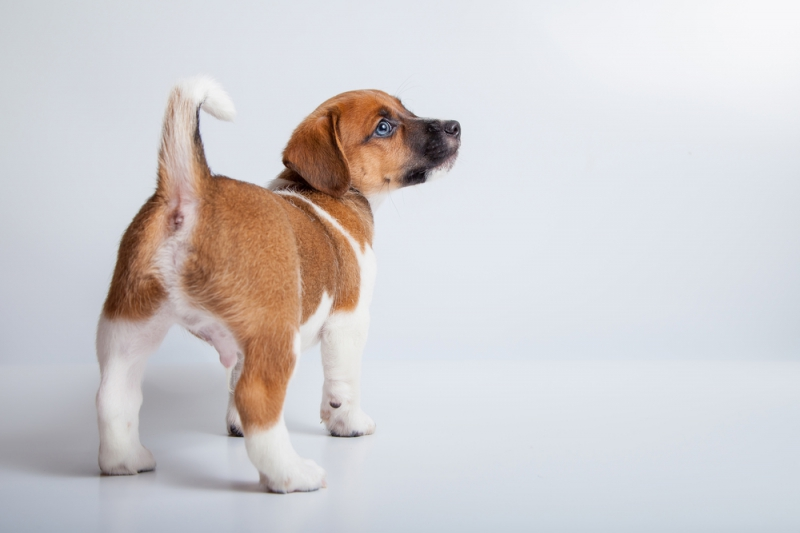
#> input picture dog.jpg, 800 x 533 px
$ python snaketest.py   (older library calls are emulated)
#> lines starting #> are read from the running program, lines starting #| are printed output that depends on the picture; after the words box and inside, x2 and y2 are one past the last pixel; in counts of white or black regions, pixels touching at a corner belong together
"""
ref : https://www.crisluengo.net/archives/217
authorized lee jooyong
2018.12.23
"""
import numpy as np
import matplotlib.pyplot as plt
import cv2

DEBUG_SHOW = True
alpha = 0.001
beta = 0.4
gamma = 10
iterations = 50


def _get_circle_img():
    W = 200
    H = 200
    img = np.ones([H,W], dtype=np.uint8) * 150
    ctr_x = 140
    ctr_y = 100
    radius = 50

    radius_2 = radius * radius

    mx,my = np.meshgrid(np.arange(W),np.arange(H))
    dist = np.power((my - ctr_y),2) +np.power((mx - ctr_x),2)

    img[dist<=radius_2] = 50
    return img
def _add_noise_to_img(img, m=0,std=10):
    randimg = np.random.normal(m, std, img.shape)
    img = img + randimg.astype(np.uint8)
    return img

def _get_initial_snake(op='line',drawop=False):
    if op == 'circle':
        ctr_x = 250
        ctr_y = 215
        radius = 180
        theta = np.linspace(0,2*np.pi,100)
        x = ctr_x + radius*np.cos(theta)
        y = ctr_y + radius*np.sin(theta)
    elif op == 'arc':
        theta = np.linspace(np.pi/2,np.pi*1.5,10)
        x = 100+60*np.cos(theta)
        y = 100+60*np.sin(theta)
    elif op == 'line':
        x = np.linspace(100,200,100)
        y = 800 - 3*x

    if drawop:
        plt.plot(x,y,'g')
    return x,y
def grad_mag(fimg):
    img = fimg.copy().astype(np.float64)
    img = cv2.GaussianBlur(img, (5, 5), 0)
    sobelx = cv2.Sobel(img, cv2.CV_64F, 1, 0, ksize=3)
    sobely = cv2.Sobel(img, cv2.CV_64F, 0, 1, ksize=3)
    sobel_mag = np.abs(sobelx) + np.abs(sobely)
    sobel_mag = sobel_mag / 2
    sobel_inv = sobel_mag
    return sobel_inv, sobelx, sobely

def get_quiver(fx, fy, mu,iter = 50):
    u = fx.copy()
    v = fy.copy()

    fx2 = np.power(fx,2)
    fy2 = np.power(fy,2)
    sqrMag = fx2 + fy2
    dt = 1
    """
    Solve the differential equation iteratively
    Diffusion function being implemented is from the paper Snakes, Shapes and Gradient Vector FLow
    by Chenyang Xu and Jerry L Prince
    u = u + mu * del2(u) -(u - fx) * (fx2 + fy2);
    v = v + mu * del2(v) - (v - fy) * (fx2 + fy2);
    """
    for cnt in range(iter):
        gradX = cv2.Laplacian(u, cv2.CV_64F, ksize=1, borderType=cv2.BORDER_REFLECT )
        gradY = cv2.Laplacian(v, cv2.CV_64F, ksize=1, borderType=cv2.BORDER_REFLECT)

        u_term2 = (u - fx ) * sqrMag
        v_term2 = (v - fy) * sqrMag

        u = u + dt * (mu * gradX - u_term2)
        v = v + dt * (mu * gradY - v_term2)

    return u,v
def normalize_mag(x,y):
    mag = np.power(x,2) + np.power(y,2)
    mag = np.sqrt(mag)
    mag[mag==0.] = 1.
    x = x / mag
    y = y / mag
    # x[mag==0.] = 0
    # y[mag==0.] = 0
    return x, y


def get_external_force_matrix(N):
    # N = init_x.shape[0]
    a = gamma*(2*alpha+6*beta)+1
    b = gamma*(-alpha-4*beta)
    c = gamma*beta

    P = np.diag(np.ones(N)*a)

    P = P + np.diag(np.ones(N-1)*b, 1) + np.diag(np.ones(1)*b, -N+1)
    P = P + np.diag(np.ones(N-1)*b,-1) + np.diag(np.ones(1)*b,  N-1)
    P = P + np.diag(np.ones(N-2)*c, 2) + np.diag(np.ones(2)*c, -N+2)
    P = P + np.diag(np.ones(N-2)*c,-2) + np.diag(np.ones(2)*c,  N-2)

    # [4 lines of commented-out code are left out]

    mP = np.matrix(P)
    P = np.array(mP.I)
    return P
def get_vector_from_img(imgs,pts):
    """
    :param volumes: 2d image data
    :param pts: extract points... N X 3 [x,y]
    :return: using interpolation, return value from float points(pts)
    """
    from scipy.interpolate import RegularGridInterpolator
    x = np.linspace(0,imgs.shape[1],imgs.shape[1])
    y = np.linspace(0, imgs.shape[0],imgs.shape[0])
    interpolating_function = RegularGridInterpolator((y, x), imgs)
    return interpolating_function(pts)
def _get_test_sample_img():
    testfile = 'dog.jpg'
    import os
    if os.path.isfile(testfile):
        return cv2.imread(testfile, cv2.IMREAD_GRAYSCALE)
    else:
        img = _get_circle_img()
        return _add_noise_to_img(img)

def test_snake_actie_contour():


    img = _get_test_sample_img()

    init_x, init_y = _get_initial_snake()

    P = get_external_force_matrix(init_x.shape[0])

    x = init_x
    y = init_y

    dnoise_img = cv2.GaussianBlur(img,(3,3),0)
    edges = cv2.Canny(dnoise_img, 50,100)
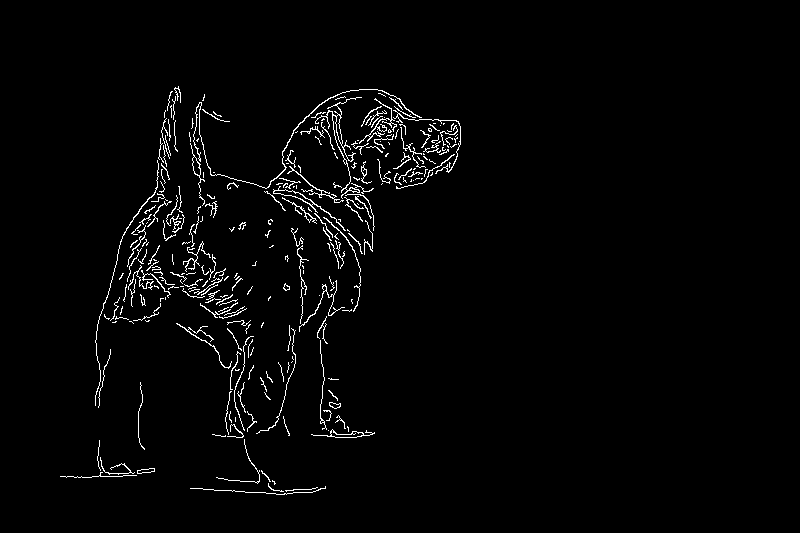
#> edges: shape (533, 800); 2.1% white in thin lines or dots, all inside (x1, y1, x2, y2) = (60, 86, 461, 495)

    edges = 255 - edges
    distancemap = cv2.distanceTransform(edges,  cv2.DIST_L2, cv2.DIST_MASK_PRECISE)
    distancemap = distancemap / distancemap.max()
    distancemap = 1 - distancemap

    _, gradx, grady = grad_mag(distancemap)

    gradx, grady = normalize_mag(gradx,grady)
#> in normalize_mag, `mag[mag==0.] = 1.`: mag: shape (533, 800) float64; min 1.49e-08, max 1, mean 0.0173
    # compute diffusion
    u, v = get_quiver(gradx,grady,0.1)
#> in get_quiver, `fx2 = np.power(fx,2)`:
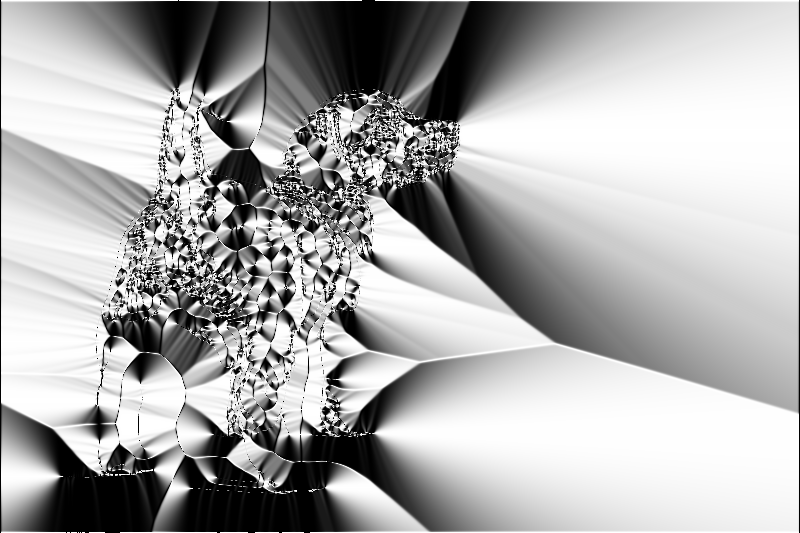
#> fx2: shape (533, 800) float64; min 0, max 1, mean 0.678
#> in get_quiver, `fy2 = np.power(fy,2)`:
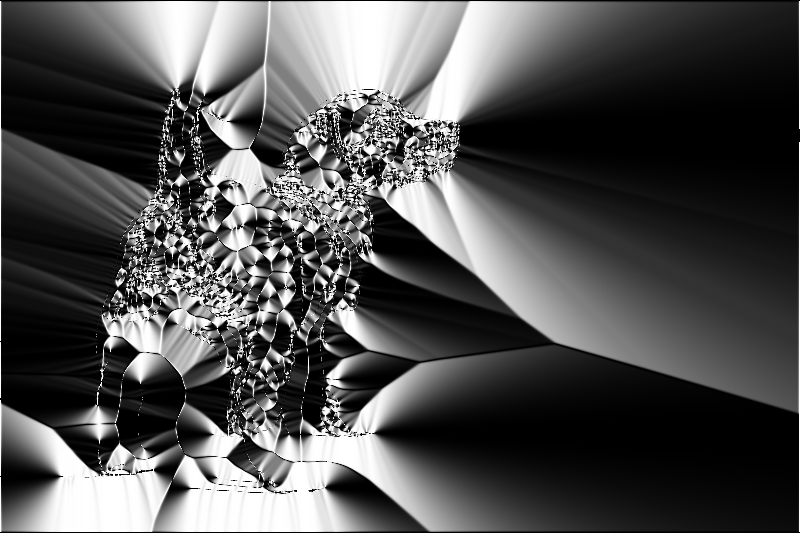
#> fy2: shape (533, 800) float64; min 0, max 1, mean 0.321
#> in get_quiver, `sqrMag = fx2 + fy2`:
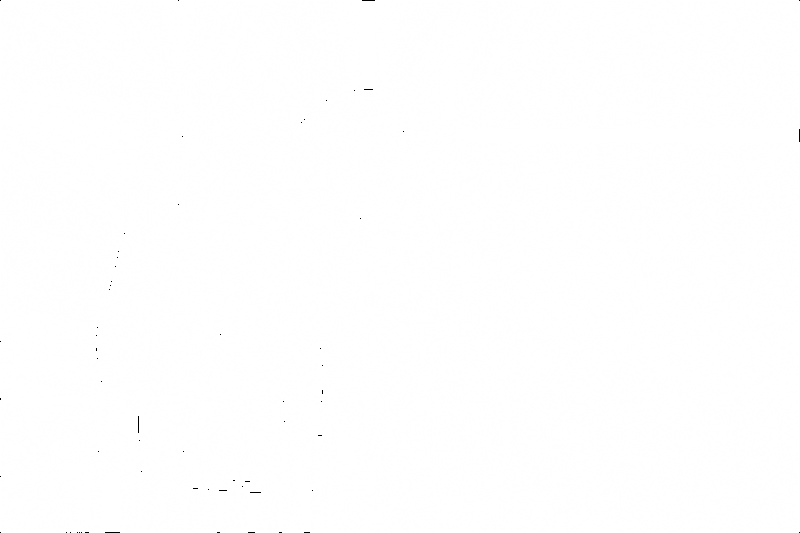
#> sqrMag: shape (533, 800) float64; min 0, max 1, mean 1
#> the loop in get_quiver, `for cnt in range(iter):` made 50 passes
#> pass 1, in get_quiver, `gradX = cv2.Laplacian(u, cv2.CV_64F, ksize=1, borderType=cv2.BORDER_RE..`:
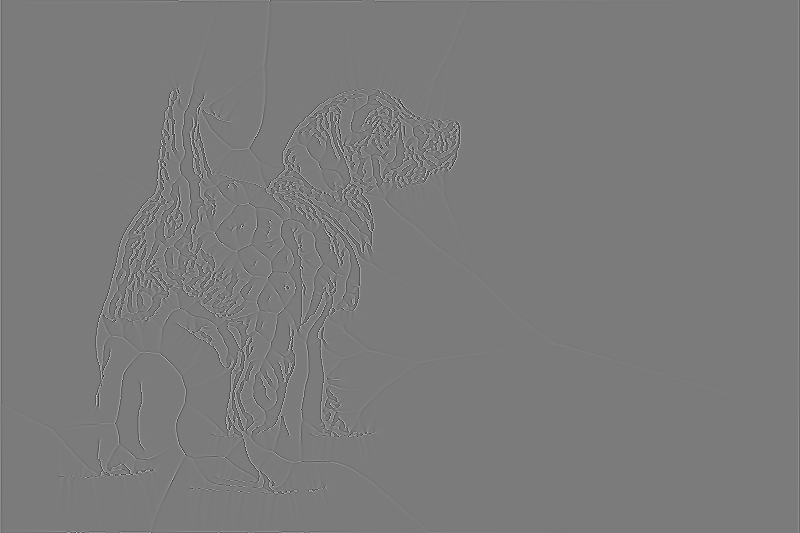
#> gradX: shape (533, 800) float64; min -5.97, max 6.33, mean -9.17e-20; drawn with min black and max white

    gridx,gridy = np.meshgrid(np.arange(u.shape[1]),np.arange(u.shape[0]))

    if DEBUG_SHOW:
        DT = 10
        fig = plt.figure()
        ax1 = fig.add_subplot(221)
        ax2 = fig.add_subplot(222)
        ax3 = fig.add_subplot(223)
        ax1.imshow(img,cmap='gray')
        ax1.plot(x, y, 'b')
        ax1.quiver(gridx[::DT,::DT], gridy[::DT,::DT], u[::DT,::DT], v[::DT,::DT],pivot='mid', units='inches')

        ax2.imshow(distancemap)


    for ii in range(iterations):
       coords = np.stack([y,x],axis=1)

       ex_u = get_vector_from_img(u,np.array(coords))
       ex_v = get_vector_from_img(v, np.array(coords))

       x = np.matmul(P, x + gamma * ex_u)
       y = np.matmul(P, y + gamma * ex_v)

       # if DEBUG_SHOW :
       if ii % 5 == 0:
           # ax3.imshow(img,cmap='gray')
           # ax3.plot(x,y,'b')
           plt.imshow(img,cmap='gray')
           plt.plot(x,y,'b')
           plt.show()
#> this loop made 50 passes
#> pass 1, in test_snake_actie_contour, `plt.show()`:
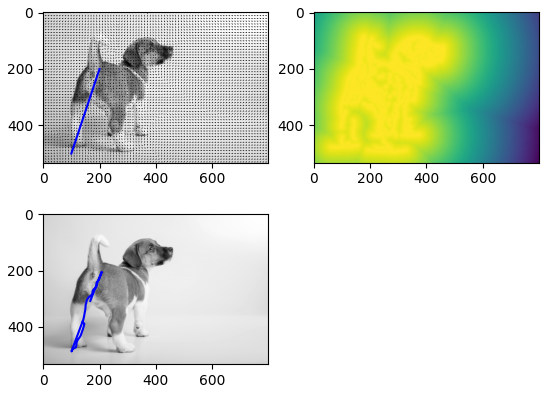
#> figure drawn by matplotlib, 3 panels
#> after the loop:
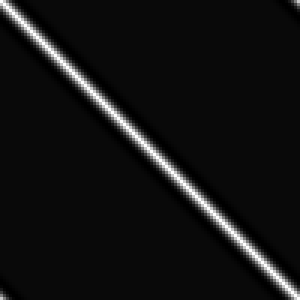
#> P: shape (100, 100) float64 (shown 3 times larger); min -0.00977, max 0.264, mean 0.01; drawn with min black and max white
#> after the loop, x = 100 values, max 197.1 at index 91, min 91.99 at index 4, mean 150.4; y = 100 values, max 476.4 at index 17, min 216.4 at index 91, mean 349.6

    # sortinds =np.argsort(x)
    # x = x[sortinds]
    # y = y[sortinds]
    ax3.plot(x,y,'r')

    ax3.plot(init_x,init_y,'g')
    plt.show()


if __name__=="__main__":
    test_snake_actie_contour()
